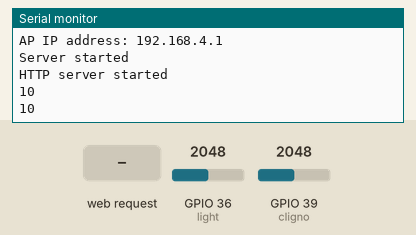
Recording of a sketch running on a simulated ESP32. On the bench: the last lines printed to the serial monitor. The inputs (shaded band) are chosen by the test bench; at power-on: GPIO 36 (light) = 2048, GPIO 39 (cligno) = 2048.

Above: at 1.2 s.
1.3 s: HTTP request GET /H received
At 1.7 s:
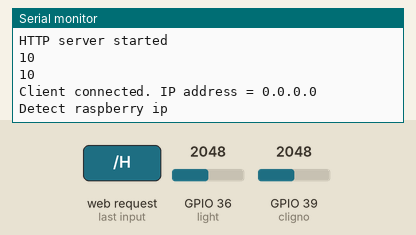
2.8 s: GPIO 36 (light) set to 2866
At 4.0 s:
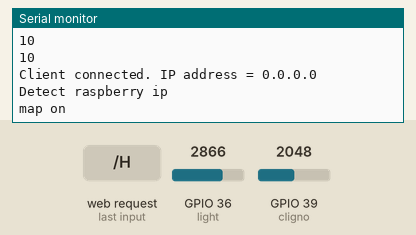
4.3 s: GPIO 36 (light) set to 2047
At 5.4 s:
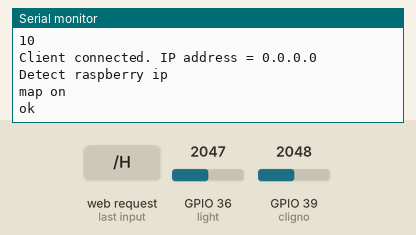
5.8 s: GPIO 39 (cligno) set to 2866
At 6.7 s:
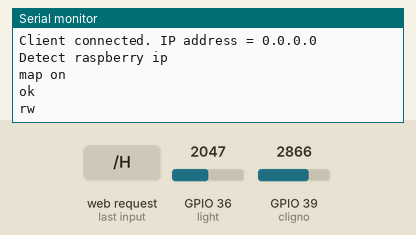

Measured:
- after the input at 1.3 s, the serial monitor: prints a new line at once (image 1)
- after the input at 2.8 s, the serial monitor: prints a new line at once (image 2)
- after the input at 4.3 s, the serial monitor: prints a new line at once (image 3)
- after the input at 5.8 s, the serial monitor: prints a new line at once (image 4)

The sketch:

retroEsp32AP.ino
```cpp
#include <WiFi.h>
#include <WiFiClient.h>
#include <WiFiAP.h>
#include <HTTPClient.h>
#include <WebServer.h>

// Set these to your desired credentials.
const char *ssid = "ESP32AP";
const char *password = "Santony85";
const char* host = "192.168.4.2";

WebServer server(80);
WiFiClient client;

String client_ip="";
String serverName = "";

boolean isConnectedRpi=false;

int mode=0;
//mode 0 normal
//mode 1 menu

int valuex = 0;
int valuey = 0;
int initx = 0;
int inity = 0;

int seuil=1;

int iswaitx=0;
int iswaity=0;
int isAllume=0;
int isMap=0;
int isbuzy=0;

int cligno=A3;
int light=A0;

void handleRoot() {
 // WiFiClient client;
  client_ip = server.client().remoteIP().toString();
  Serial.print("Client connected. IP address = ");
  Serial.println(client_ip);
  server.send(200, "text/html", "<h1>You are connected</h1>");
  Serial.println("Detect raspberry ip");
  serverName = "http://"+client_ip+":8080";
  isConnectedRpi=true;
}

void setup() {
  pinMode(A3, INPUT);
	pinMode(A0, INPUT);
  // put your setup code here, to run once:
  Serial.begin(115200);
  Serial.println();
  Serial.println("Configuring access point...");
  // Configuring access point...
  WiFi.softAP(ssid, password);
  IPAddress myIP = WiFi.softAPIP();
  Serial.print("AP IP address: ");
  Serial.println(myIP);
  Serial.println("Server started");
  Serial.println("HTTP server started");
  /////********************
  server.begin();
  server.on("/H", handleRoot);


  initx = analogRead(cligno) * (5.0 / 1023.0);
  inity = analogRead(light) * (5.0 / 1023.0);

  Serial.println(initx);
  Serial.println(inity);

}

void sendGet(String text){
  HTTPClient http;
  String serverPath = serverName + "/"+text;
  http.begin(serverPath.c_str());
  int httpResponseCode = http.GET();
  if (httpResponseCode>0) {
        String payload = http.getString();
      }
  else {
        //Serial.print("Error code: ");
        //Serial.println(httpResponseCode);
      }
      // Free resources
      http.end();
  //delay(5000);

}

void loop() {

  server.handleClient();
  if(isConnectedRpi){
    if(mode==0){


  if(iswaity == 0)getCligno();
  if(iswaitx == 0)getLight();


    }
    //else if(mode==1)
    //else
  }


  delay(100);
}

void getCligno() {
  valuex = analogRead(cligno) * (5.0 / 1023.0);
  int tmpv = abs(initx-valuex);

  if(tmpv > seuil && iswaitx == 0){
    if(valuex > initx){
      Serial.println("rw");
      iswaitx=1;
      sendGet("rw");
    }
    else {
      Serial.println("lw");
      iswaitx=1;
      sendGet("lw");
    }
    delay(500);
    isbuzy=1;
  }
  else if(tmpv < seuil && iswaitx == 1){
    Serial.println("ok");
    iswaitx=0;
    isbuzy=0;
    delay(500);
  }
}

void getLight() {
  valuey = analogRead(light) * (5.0 / 1023.0);
  int tmpv = abs(inity-valuey);
  if(tmpv > seuil && iswaity == 0 ){
    /* for light */
    if(valuey < inity){
      iswaity=1;
      if(!isAllume){
        Serial.println("light on");
        isAllume =1;
        sendGet("mw");
        }

      else {
        Serial.println("light off");
        isAllume =0;
        sendGet("nw");
        }
    }
    /* for map */
    else {
      iswaity=1;
      if(!isMap){
        Serial.println("map on");
        isMap =1;
        sendGet("ms");
        }
      else {
        Serial.println("map off");
        isMap =0;
        sendGet("mh");
        }

    }
    delay(500);
    isbuzy=1;
  }
  else if(tmpv < seuil && iswaity == 1){
    Serial.println("ok");
    iswaity=0;
    isbuzy=0;
    delay(500);
  }

}
```
